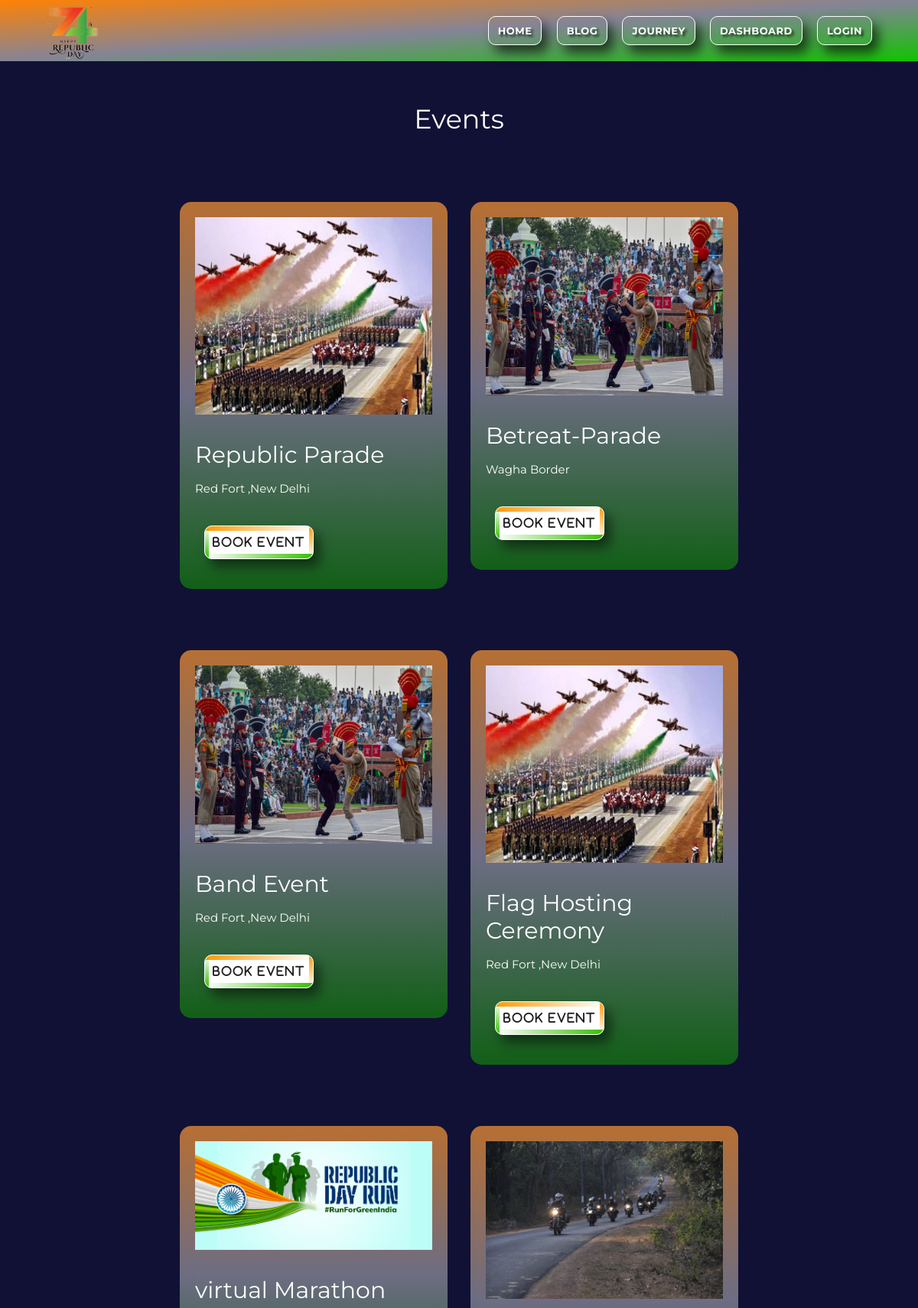
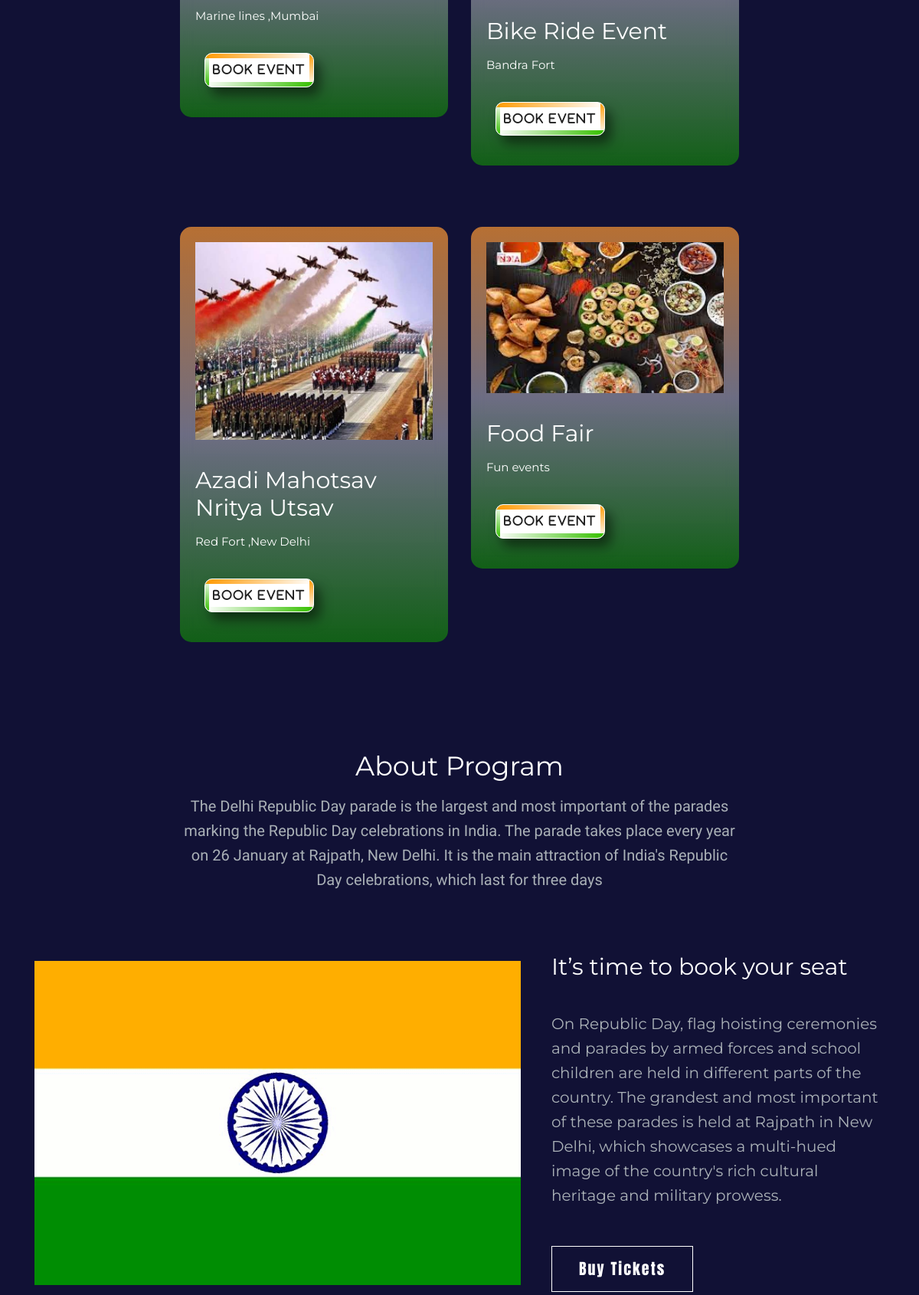
/event (upper part), run on the app's committed database (2 pictures, top to bottom).
### myapp/models.py (models this page shows)
class EventModel(models.Model):
    name = models.CharField(max_length=100)
    place = models.CharField(max_length=100)
    image = models.FileField(upload_to='myPosts',blank=True)

### myapp/views.py (the view)
# urls.py: path('event',views.event.as_view(),name="event"),
class event(View):
    def get(self,request):
        event = EventModel.objects.all()
        return render(request,'event.html',{'event':event})

### templates/event.html (shortened to what this page needs)
{% include 'header.html' %}
{% load static %}
<head>
    <link rel="stylesheet" href="static/css/event.css">
    <link rel="stylesheet" href="static/css/button.css">
</head>
<body>
    <div class="performar_area black_bg">
        <div class="container">
            <div class="row">
                <div class="col-lg-12">
                    <div class="section_title mb-80">
                        <h3 class="wow fadeInRight" data-wow-duration="1s" data-wow-delay=".3s">Events</h3>
                    </div>
                </div>
            </div>
            <div class="row justify-content-center">
                <div class="col-lg-8">
                    <div class="row">
                        {% for event in event %}
                        <div class="col-lg-6 col-md-6">
                            <div  class="single_performer wow fadeInUp" data-wow-duration="1s" data-wow-delay=".3s">
                                <div data-tilt class="thumb">
                                    <img src="{{event.image}}" alt="">
                                </div>
                                <div class="performer_heading">
                                    <h4>{{event.name}}</h4>
                                    <span>{{event.place}}</span> &nbsp; &nbsp; &nbsp;
                                    <br>
                                    <br>
                                    {% if user.is_authenticated %}
                                    <a class="animated-button1" href="eventbooking"><span></span>
                                        <span></span>
                                        <span></span>
                                        <span></span>
                                        Book Event</a>
                                    {% else %}
                                    <a class="animated-button1" href="loginevent"><span></span>
                                        <span></span>
                                        <span></span>
                                        <span></span>
                                        Book Event</a>
                                    {% endif %}
                                </div>
                            </div>
                        </div>
                        {% endfor %}
                    </div>
                </div>
            </div>
        </div>
    </div>
    <div class="about_area black_bg">
        <div class="container">
            <div class="row justify-content-center">
                <div class="col-lg-8">
                    <div class="section_title text-center mb-80">
                        <h3 class="wow fadeInRight" data-wow-duration="1s" data-wow-delay=".3s" >About Program</h3>
                        <p class="wow fadeInRight" data-wow-duration="1s" data-wow-delay=".4s" >The Delhi Republic Day parade is the largest and most important of the parades marking the Republic Day celebrations in India. The parade takes place every year on 26 January at Rajpath, New Delhi. It is the main attraction of India's Republic Day celebrations, which last for three days</p>
                    </div>
                </div>
            </div>
            <div class="row align-items-center">
                <div class="col-lg-7 col-md-6">
                    <div class="about_thumb">
                        <div class="thumb_inner  wow fadeInUp" data-wow-duration="1s" data-wow-delay=".3s">
                            <img src="static/images/flag.gif" alt="">
                        </div>
                    </div>
                </div>
                <div class="col-lg-5 col-md-6">
                    <div class="about_info pl-68">
                        <h4 class=" wow fadeInLeft" data-wow-duration="1s" data-wow-delay=".5s">It’s time to book your seat</h4>
                        <p  class=" wow fadeInLeft" data-wow-duration="1s" data-wow-delay=".6s">On Republic Day, flag hoisting ceremonies and parades by armed forces and school children are held in different parts of the country. The grandest and most important of these parades is held at Rajpath in New Delhi, which showcases a multi-hued image of the country's rich cultural heritage and military prowess.</p>
                        <a href="eventbooking" class="boxed-btn3  wow fadeInLeft" data-wow-duration="1s" data-wow-delay=".7s">Buy Tickets</a>
                    </div>
                </div>
            </div>
        </div>
    </div>
    {% include 'footer.html' %}
</html>

### static/css/templatemo-grad-school.css (style rules this page uses)
body { font-family: 'Montserrat', sans-serif; background-repeat: no-repeat; background-size: cover; }
:root { --orenge: #ff8000; --white: #fff; --green: #138808; --blue: #0000b8; }
a { text-decoration: none; }
p { font-size: 13px; line-height: 22px; }

### static/css/chat.css (style rules this page uses)
:root { --primaryGradient: linear-gradient(93.12deg, rgba(255, 166, 0, 0.765) , rgba(255, 255, 255, 0.913) , rgba(13, 228, 13, 0.879) ); --secondaryGradient: linear-gradient(268.91deg, orange, white , green); --primaryBoxShadow: 0px 10px 15px rgba(0, 0, 0, 0.1); --secondaryBoxShadow: 0px -10px 15px rgba(0, 0, 0, 0.1); --light: 300; --regular: 400; --semiBold: 600; --extraLight: 300; --italic: 300; --primary: #981b23; }

### static/css/button.css (style rules this page uses)
.animated-button1 { background: #fff; border: 1px solid #fff; border-radius: 10px; padding: 20px 40px; margin: 12px; display: inline-block; -webkit-transform: translate(0%, 0%); transform: translate(0%, 0%); overflow: hidden; font-size: 15px; letter-spacing: 2px; text-align: center; text-transform: uppercase; text-decoration: none; font-family: "FontAwesome"; animation: anim 2s 2s infinite alternate; -webkit-box-shadow: 8px 10px 15px rgba(0, 0, 0, 0.5); box-shadow: 8px 10px 15px rgba(0, 0, 0, 0.5); }
.animated-button1::before { content: ''; position: absolute; top: 0px; left: 0px; width: 100%; height: 100%; background-color: transparent; opacity: 0; -webkit-transition: .2s opacity ease-in-out; transition: .2s opacity ease-in-out; }
.animated-button1 span { position: absolute; }
.animated-button1 span:nth-child(1) { top: 0px; left: 0px; width: 100%; height: 6px; background: -webkit-gradient(linear, right top, left top, from(rgba(43, 8, 8, 0)), to(#d92626)); background: linear-gradient(to left, rgba(43, 8, 8, 0), #ff9a03); -webkit-animation: 2s animateTop linear infinite; animation: 2s animateTop linear infinite; }
.animated-button1 span:nth-child(2) { top: 0px; right: 0px; height: 100%; width: 5px; background: -webkit-gradient(linear, left bottom, left top, from(rgba(43, 8, 8, 0)), to(#d92626)); background: linear-gradient(to top, rgba(43, 8, 8, 0), #ff9a03); -webkit-animation: 2s animateRight linear -1s infinite; animation: 2s animateRight linear -1s infinite; }
.animated-button1 span:nth-child(3) { bottom: 0px; left: 0px; width: 100%; height: 6px; background: -webkit-gradient(linear, left top, right top, from(rgba(43, 8, 8, 0)), to(#d92626)); background: linear-gradient(to right, rgba(43, 8, 8, 0), #36c000); -webkit-animation: 2s animateBottom linear infinite; animation: 2s animateBottom linear infinite; }
.animated-button1 span:nth-child(4) { top: 0px; left: 0px; height: 100%; width: 5px; background: -webkit-gradient(linear, left top, left bottom, from(rgba(43, 8, 8, 0)), to(#d92626)); background: linear-gradient(to bottom, rgba(43, 8, 8, 0), #36c000); -webkit-animation: 2s animateLeft linear -1s infinite; animation: 2s animateLeft linear -1s infinite; }

### data on the page
EventModel: image (picture), name "Republic Parade", place "Red Fort ,New Delhi"
EventModel: image (picture), name "Betreat-Parade", place "Wagha Border"
EventModel: image (picture), name "Band Event", place "Red Fort ,New Delhi"
EventModel: image (picture), name "Flag Hosting Ceremony", place "Red Fort ,New Delhi"
EventModel: image (picture), name "virtual Marathon", place "Marine lines ,Mumbai"
EventModel: image (picture), name "Bike Ride Event", place "Bandra Fort"
EventModel: image (picture), name "Azadi Mahotsav Nritya Utsav", place "Red Fort ,New Delhi"
EventModel: image (picture), name "Food Fair", place "Fun events"
